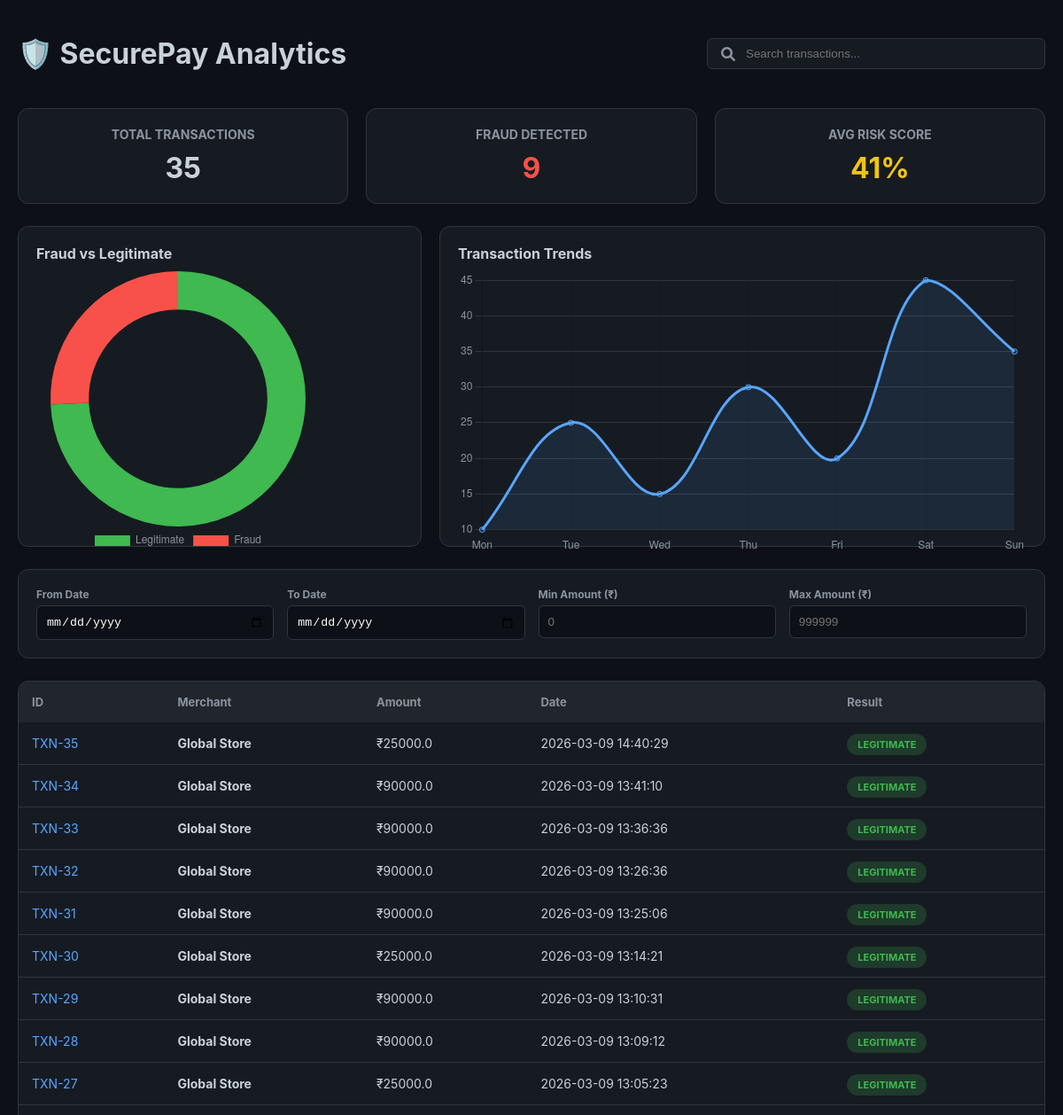
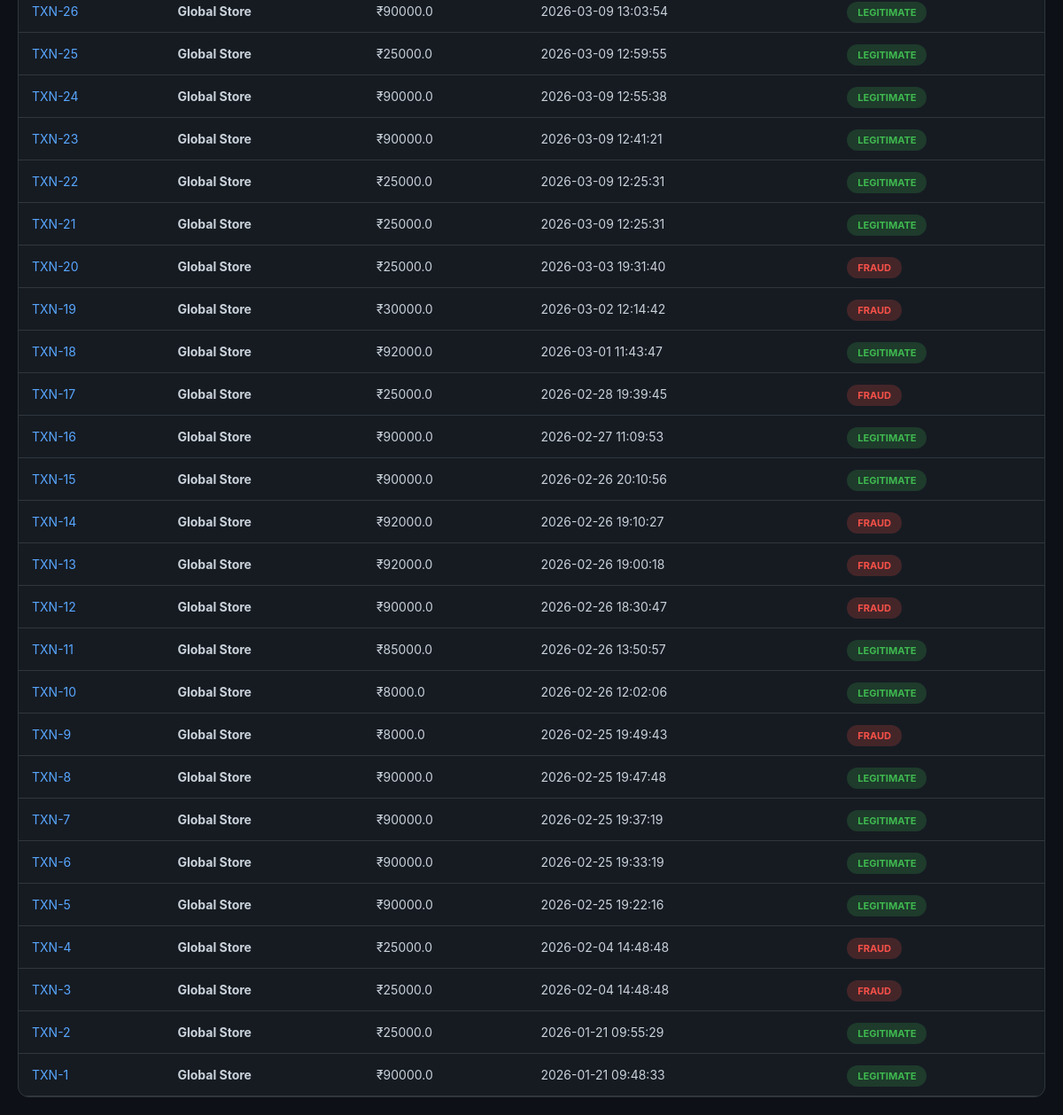
The app's page /history with its own data (2 pictures, top to bottom).
### tables this page shows
CREATE TABLE transactions (
            id INTEGER PRIMARY KEY AUTOINCREMENT,
            card_last4 TEXT,
            amount REAL,
            status TEXT,
            time TEXT
        );

### app.py (the view)
@app.route("/history")
def history():
    conn = get_db()
    rows = conn.execute("SELECT * FROM transactions ORDER BY id DESC").fetchall()
    total = len(rows)
    success = len([r for r in rows if "Successful" in r['status']])
    failed = total - success
    success_amount = sum(r['amount'] for r in rows if "Successful" in r['status'])
    conn.close()
    return render_template("history.html",
                           history=rows,
                           total=total,
                           success=success,
                           failed=failed,
                           success_amount=success_amount)

### app.py (called while the page is built)
def get_db():
    conn = sqlite3.connect("smartpay.db")
    conn.row_factory = sqlite3.Row
    return conn

### templates/history.html (shortened to what this page needs)
<!DOCTYPE html>
<html lang="en">
<head>
    <link rel="stylesheet" href="https://cdnjs.cloudflare.com/ajax/libs/font-awesome/6.0.0/css/all.min.css">
</head>
<body>
    <div class="container">
        <div class="header-section">
            <h1>🛡️ SecurePay Analytics</h1>
            <div
                style="background: var(--card-bg); border: 1px solid var(--border-color); padding: 8px 15px; border-radius: 6px; width: 350px; display: flex; align-items: center;">
                <i class="fa fa-search" style="color: var(--text-muted);"></i>
                <input type="text" id="mainSearch" placeholder="Search transactions..." onkeyup="runFilters()"
                    style="background: transparent; border: none; color: white; margin-left: 10px; outline: none; width: 100%;">
            </div>
        </div>
        <div class="summary-grid">
            <div class="stat-card">
                <h4>Total Transactions</h4>
                <p>{{ total }}</p>
            </div>
            <div class="stat-card">
                <h4>Fraud Detected</h4>
                <p style="color: var(--red);">{{ failed }}</p>
            </div>
            <div class="stat-card">
                <h4>Avg Risk Score</h4>
                <p style="color: #f1c40f;">41%</p>
            </div>
        </div>
        <div class="charts-container">
            <div class="chart-box">
                <h4 style="margin:0 0 10px 0;">Fraud vs Legitimate</h4>
                <canvas id="doughnutChart"></canvas>
            </div>
            <div class="chart-box">
                <h4 style="margin:0 0 10px 0;">Transaction Trends</h4>
                <canvas id="trendChart"></canvas>
            </div>
        </div>
        <div class="filter-panel">
            <div class="filter-group">
                <label>From Date</label>
                <input type="date" id="fDate" class="filter-input" onchange="runFilters()">
            </div>
            <div class="filter-group">
                <label>To Date</label>
                <input type="date" id="tDate" class="filter-input" onchange="runFilters()">
            </div>
            <div class="filter-group">
                <label>Min Amount (₹)</label>
                <input type="number" id="minA" class="filter-input" placeholder="0" onkeyup="runFilters()">
            </div>
            <div class="filter-group">
                <label>Max Amount (₹)</label>
                <input type="number" id="maxA" class="filter-input" placeholder="999999" onkeyup="runFilters()">
            </div>
        </div>
        <div class="table-section">
            <table id="dataTable">
                <thead>
                    <tr>
                        <th>ID</th>
                        <th>Merchant</th>
                        <th>Amount</th>
                        <th>Date</th>
                        <th>Result</th>
                    </tr>
                </thead>
                <tbody>
                    {% for tx in history %}
                    <tr class="row-item" data-amt="{{ tx.amount }}" data-date="{{ tx.time.split(' ')[0] }}">
                        <td style="color: var(--blue);">TXN-{{ tx.id }}</td>
                        <td><strong>{{ tx.bank_name or 'Global Store' }}</strong></td>
                        <td>₹{{ tx.amount }}</td>
                        <td>{{ tx.time }}</td>
                        <td>
                            <span
                                class="badge {% if 'Successful' in tx.status %}bg-success{% else %}bg-fraud{% endif %}">
                                {% if "Successful" in tx.status %}LEGITIMATE{% else %}FRAUD{% endif %}
                            </span>
                        </td>
                    </tr>
                    {% endfor %}
                </tbody>
            </table>
        </div>
    </div>
    <script>
        // Graphs Logic
        new Chart(document.getElementById('doughnutChart'), {
            type: 'doughnut',
            data: {
                labels: ['Legitimate', 'Fraud'],
                datasets: [{ data: [{{ success }}, {{ failed }}], backgroundColor: ['#3fb950', '#f85149'], borderWidth: 0
        }]
        },
            options: { cutout: '70%', plugins: { legend: { position: 'bottom', labels: { color: '#8b949e' } } } }
    });
        new Chart(document.getElementById('trendChart'), {
            type: 'line',
            data: {
                labels: ['Mon', 'Tue', 'Wed', 'Thu', 'Fri', 'Sat', 'Sun'],
                datasets: [{ label: 'TXNs', data: [10, 25, 15, 30, 20, 45, {{ total }}], borderColor: '#58a6ff', tension: 0.4, fill: true, backgroundColor: 'rgba(88, 166, 255, 0.1)'
            }]
        },
            options: { maintainAspectRatio: false, scales: { y: { grid: { color: '#30363d' }, ticks: { color: '#8b949e' } }, x: { ticks: { color: '#8b949e' } } }, plugins: { legend: { display: false } } }
    });
        // Combined Filter Logic
        function runFilters() {
            const search = document.getElementById("mainSearch").value.toUpperCase();
            const fromD = document.getElementById("fDate").value;
            const toD = document.getElementById("tDate").value;
            const minVal = parseFloat(document.getElementById("minA").value) || 0;
            const maxVal = parseFloat(document.getElementById("maxA").value) || 9999999;
            document.querySelectorAll(".row-item").forEach(row => {
                const text = row.innerText.toUpperCase();
                const amt = parseFloat(row.dataset.amt);
                const date = row.dataset.date;
                const mSearch = text.includes(search);
                const mAmt = amt >= minVal && amt <= maxVal;
                let mDate = true;
                if (fromD && date < fromD) mDate = false;
                if (toD && date > toD) mDate = false;
                row.style.display = (mSearch && mAmt && mDate) ? "" : "none";
            });
        }
    </script>
</body>
</html>

### templates/history.html (style rules this page uses)
:root { --bg-color: #0d1117; --card-bg: #161b22; --border-color: #30363d; --text-main: #c9d1d9; --text-muted: #8b949e; --blue: #58a6ff; --red: #f85149; --green: #3fb950; }
body { background-color: var(--bg-color); color: var(--text-main); font-family: -apple-system, sans-serif; margin: 0; padding: 20px; }
.container { max-width: 1400px; margin: 0 auto; }
.header-section { display: flex; justify-content: space-between; align-items: center; margin-bottom: 20px; }
.summary-grid { display: grid; grid-template-columns: repeat(3, 1fr); gap: 20px; margin-bottom: 25px; }
.stat-card { background: var(--card-bg); border: 1px solid var(--border-color); padding: 20px; border-radius: 12px; text-align: center; }
.stat-card h4 { margin: 0; color: var(--text-muted); font-size: 14px; text-transform: uppercase; }
.stat-card p { font-size: 32px; font-weight: bold; margin: 10px 0 0 0; }
.charts-container { display: grid; grid-template-columns: 1fr 1.5fr; gap: 20px; margin-bottom: 25px; }
.chart-box { background: var(--card-bg); border: 1px solid var(--border-color); padding: 20px; border-radius: 12px; height: 320px; }
.filter-panel { background: var(--card-bg); border: 1px solid var(--border-color); padding: 20px; border-radius: 12px; margin-bottom: 25px; display: flex; gap: 15px; justify-content: space-between; }
.filter-group { flex: 1; display: flex; flex-direction: column; gap: 5px; }
.filter-group label { font-size: 12px; color: var(--text-muted); font-weight: bold; }
.filter-input { background: var(--bg-color); border: 1px solid var(--border-color); color: white; padding: 10px; border-radius: 6px; outline: none; }
.table-section { background: var(--card-bg); border: 1px solid var(--border-color); border-radius: 12px; overflow: hidden; }
table { width: 100%; border-collapse: collapse; }
th { background: #21262d; color: var(--text-muted); padding: 15px; text-align: left; font-size: 13px; }
td { padding: 15px; border-bottom: 1px solid var(--border-color); font-size: 14px; }
.badge { padding: 5px 12px; border-radius: 20px; font-size: 11px; font-weight: bold; }
.bg-fraud { background: rgba(248, 81, 73, 0.2); color: var(--red); }
.bg-success { background: rgba(63, 185, 80, 0.2); color: var(--green); }

### records on screen
transactions: id "35", bank_name "Global Store", amount "25000.0", time "2026-03-09 14:40:29", shows "LEGITIMATE"
transactions: id "34", bank_name "Global Store", amount "90000.0", time "2026-03-09 13:41:10", shows "LEGITIMATE"
transactions: id "33", bank_name "Global Store", amount "90000.0", time "2026-03-09 13:36:36", shows "LEGITIMATE"
transactions: id "32", bank_name "Global Store", amount "90000.0", time "2026-03-09 13:26:36", shows "LEGITIMATE"
transactions: id "31", bank_name "Global Store", amount "90000.0", time "2026-03-09 13:25:06", shows "LEGITIMATE"
transactions: id "30", bank_name "Global Store", amount "25000.0", time "2026-03-09 13:14:21", shows "LEGITIMATE"
transactions: id "29", bank_name "Global Store", amount "90000.0", time "2026-03-09 13:10:31", shows "LEGITIMATE"
transactions: id "28", bank_name "Global Store", amount "90000.0", time "2026-03-09 13:09:12", shows "LEGITIMATE"
transactions: id "27", bank_name "Global Store", amount "25000.0", time "2026-03-09 13:05:23", shows "LEGITIMATE"
transactions: id "26", bank_name "Global Store", amount "90000.0", time "2026-03-09 13:03:54", shows "LEGITIMATE"
transactions: id "25", bank_name "Global Store", amount "25000.0", time "2026-03-09 12:59:55", shows "LEGITIMATE"
transactions: id "24", bank_name "Global Store", amount "90000.0", time "2026-03-09 12:55:38", shows "LEGITIMATE"
transactions: id "23", bank_name "Global Store", amount "90000.0", time "2026-03-09 12:41:21", shows "LEGITIMATE"
transactions: id "22", bank_name "Global Store", amount "25000.0", time "2026-03-09 12:25:31", shows "LEGITIMATE"
transactions: id "21", bank_name "Global Store", amount "25000.0", time "2026-03-09 12:25:31", shows "LEGITIMATE"
transactions: id "20", bank_name "Global Store", amount "25000.0", time "2026-03-03 19:31:40", status "FRAUD"
transactions: id "19", bank_name "Global Store", amount "30000.0", time "2026-03-02 12:14:42", status "FRAUD"
transactions: id "18", bank_name "Global Store", amount "92000.0", time "2026-03-01 11:43:47", shows "LEGITIMATE"
transactions: id "17", bank_name "Global Store", amount "25000.0", time "2026-02-28 19:39:45", status "FRAUD"
transactions: id "16", bank_name "Global Store", amount "90000.0", time "2026-02-27 11:09:53", shows "LEGITIMATE"
transactions: id "15", bank_name "Global Store", amount "90000.0", time "2026-02-26 20:10:56", shows "LEGITIMATE"
transactions: id "14", bank_name "Global Store", amount "92000.0", time "2026-02-26 19:10:27", status "FRAUD"
transactions: id "13", bank_name "Global Store", amount "92000.0", time "2026-02-26 19:00:18", status "FRAUD"
transactions: id "12", bank_name "Global Store", amount "90000.0", time "2026-02-26 18:30:47", status "FRAUD"
transactions: id "11", bank_name "Global Store", amount "85000.0", time "2026-02-26 13:50:57", shows "LEGITIMATE"
transactions: id "10", bank_name "Global Store", amount "8000.0", time "2026-02-26 12:02:06", shows "LEGITIMATE"
transactions: id "9", bank_name "Global Store", amount "8000.0", time "2026-02-25 19:49:43", status "FRAUD"
transactions: id "8", bank_name "Global Store", amount "90000.0", time "2026-02-25 19:47:48", shows "LEGITIMATE"
transactions: id "7", bank_name "Global Store", amount "90000.0", time "2026-02-25 19:37:19", shows "LEGITIMATE"
transactions: id "6", bank_name "Global Store", amount "90000.0", time "2026-02-25 19:33:19", shows "LEGITIMATE"
transactions: id "5", bank_name "Global Store", amount "90000.0", time "2026-02-25 19:22:16", shows "LEGITIMATE"
transactions: id "4", bank_name "Global Store", amount "25000.0", time "2026-02-04 14:48:48", status "FRAUD"
transactions: id "3", bank_name "Global Store", amount "25000.0", time "2026-02-04 14:48:48", status "FRAUD"
transactions: id "2", bank_name "Global Store", amount "25000.0", time "2026-01-21 09:55:29", shows "LEGITIMATE"
transactions: id "1", bank_name "Global Store", amount "90000.0", time "2026-01-21 09:48:33", shows "LEGITIMATE"

### other values on screen
{{ total }} "35"
{{ failed }} "9"
chart data {{ success }} 26
chart data {{ failed }} 9
chart data {{ total }} 35
